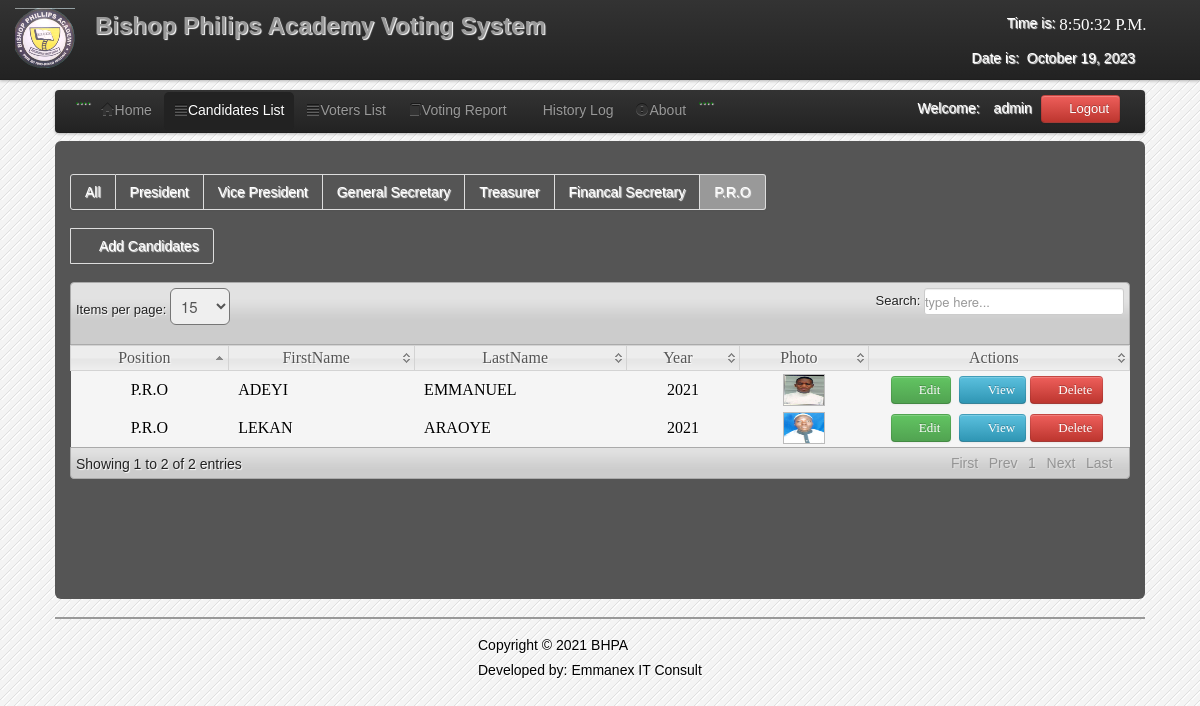
/admin/4th_year.php (signed in), run on the app's committed database.
### tables this page shows
CREATE TABLE `users` (
  `User_id` int(11) NOT NULL,
  `FirstName` varchar(100) NOT NULL,
  `LastName` varchar(100) NOT NULL,
  `UserName` varchar(100) NOT NULL,
  `Password` varchar(100) NOT NULL,
  `User_Type` varchar(50) NOT NULL
);

CREATE TABLE `candidate` (
  `CandidateID` int(11) NOT NULL,
  `abc` varchar(1) NOT NULL,
  `Position` varchar(200) NOT NULL,
  `Party` varchar(100) NOT NULL,
  `FirstName` varchar(200) NOT NULL,
  `LastName` varchar(200) NOT NULL,
  `MiddleName` varchar(100) NOT NULL,
  `Gender` varchar(6) NOT NULL,
  `Year` varchar(100) NOT NULL,
  `Photo` varchar(200) NOT NULL,
  `Photo1` varchar(200) NOT NULL
);

### admin/session.php (called while the page is built, shortened)
<?php
$id_session=$_SESSION['id'];
?>

### admin/4th_year.php (the view, shortened to what this page needs)
<?php
include('session.php');
include('header.php');
include('dbcon.php');
?>
</head>
<body>
<?php include('nav_top.php'); ?>
<div class="wrapper">
<div class="home_body">
<div class="navbar">
	<div class="navbar-inner">
	<div class="container">
	<ul class="nav nav-pills">
	  <li>....</li>
	  <li><a href="home.php"><i class="icon-home icon-large"></i>Home</a></li>
	  <li  class="active"><a  href="candidate_list.php"><i class="icon-align-justify icon-large"></i>Candidates List</a></li>
	  <li class=""><a  href="voter_list.php"><i class="icon-align-justify icon-large"></i>Voters List</a></li>
		 <li><a  href="canvassing_report.php"><i class="icon-book icon-large"></i>Voting Report</a></li>
		    <li><a  href="History.php"><i class="icon-table icon-large"></i>History Log</a>
		   <li><a data-toggle="modal" href="#about"><i class="icon-exclamation-sign icon-large"></i>About</a></li>
		   <li>....</li>
	 </ul>
	<form class="navbar-form pull-right">
		<?php $result=mysqli_query($conn,"select * from users where User_id='$id_session'");
	$row=mysqli_fetch_array($result);
	?>
	<font color="white">Welcome:<i class="icon-user-md"></i><?php echo $row['User_Type']; ?></font>
	<a class="btn btn-danger" id="logout" data-toggle="modal" href="#myModal"><i class="icon-off"></i>&nbsp;Logout</a>
	</form>
	</div>
	</div>
	</div>
	<div id="element" class="hero-body">
       <div class="pagination">
    <ul>
    <li><a href="candidate_list.php"><font color="white">All</font></a></li>
    <li><a href="candidate_for_governor.php"><font color="white">President</font></a></li>
    <li><a href="candidate_for_vice-governor.php"><font color="white">Vice President</font></a></li>
    <li><a href="1st_year.php"><font color="white">General Secretary</font></a></li>
    <li><a href="2nd_year.php"><font color="white">Treasurer</font></a></li>
    <li><a href="3rd_year.php"><font color="white">Financal Secretary</font></a></li>
    <li class="active"><a href="4th_year.php"><font color="white">P.R.O</font></a></li>
    </ul>
    </div>
	<div class="pagination">
		  <ul>
    <li><a href="new_candidate.php"><font color="white"><i class="icon-plus icon-large"></i>Add Candidates</font></a></li>
    </ul>
	</div>
	<table class="users-table">
<div class="demo_jui">
		<table cellpadding="0" cellspacing="0" border="0" class="display" id="log" class="jtable">
			<thead>
				<tr>
				<th>Position</th>
				<th>FirstName</th>
				<th>LastName</th>
				<th>Year</th>
				<th>Photo</th>
				<th>Actions</th>
				</tr>
			</thead>
			<tbody>
<?php $candidate_query=mysqli_query($conn,"select  * from candidate where Position='P.R.O'");
		while($candidate_rows=mysqli_fetch_array($candidate_query)){ $id=$candidate_rows['CandidateID'];
		?>
<tr class="del<?php echo $id ?>">
	<td align="center"><?php echo $candidate_rows['Position']; ?></td>
	<td><?php echo $candidate_rows['FirstName']; ?></td>
	<td><?php echo $candidate_rows['LastName']; ?></td>
	<td align="center"><?php echo $candidate_rows['Year']; ?></td>
	<td align="center"><img class="pic" width="40" height="30" src="<?php echo $candidate_rows['Photo'];?>" border="0" onMouseOver="showtrail('<?php echo $candidate_rows['Photo'];?>','<?php echo $candidate_rows['FirstName']." ".$candidate_rows['LastName'];?> ',200,5)" onMouseOut="hidetrail()"></a></td>
	<td width="240" align="center">
	<a class="btn btn-Success" href="edit_candidate.php<?php echo '?id='.$id; ?>"><i class="icon-edit icon-large"></i>&nbsp;Edit</a>&nbsp;
	<a class="btn btn-info"  data-toggle="modal" href="#<?php echo $id; ?>" ><i class="icon-list icon-large"></i>&nbsp;View</a>
	<a class="btn btn-danger1" id="<?php echo $id; ?>"><i class="icon-trash icon-large"></i>&nbsp;Delete</a>&nbsp;
	</td>
		</div>
		</div>
<?php } ?>
<?php include('footer.php')?>
</body>
</html>

### admin/css/datatable/demo_table_jui.css (style rules this page uses)
table.display thead th { cursor: pointer; padding: 3px 0 3px 10px; }
table.display { border-collapse: collapse; clear: both; margin: 0 auto; width: 100%; }
table.display td { padding: 3px 10px; }
tr.odd { background-color: #f5f5f5; }
tr.even { background-color: #f5f5f5; }
tr.odd td.sorting_1 { background-color: f5f5f5; }
tr.even td.sorting_1 { background-color: f5f5f5; }

### admin/css/Home.css (style rules this page uses)
* { margin:0; padding:0; }
body { font-family:"Trebuchet MS", "Myriad Pro", Arial, sans-serif; font-size:14px; background-color: #fff; background:#f4f4f4 url(../images/bg.gif) repeat top left; text-shadow:1px 1px 1px #fff; background-position: 0 0px; }
.wrapper { width:1090px; margin:10px auto; }

### data on the page
users: User_Type "admin"
candidate: Position "P.R.O", FirstName "ADEYI", LastName "EMMANUEL", Year "2021", Photo (picture)
candidate: Position "P.R.O", FirstName "LEKAN", LastName "ARAOYE", Year "2021", Photo (picture)
